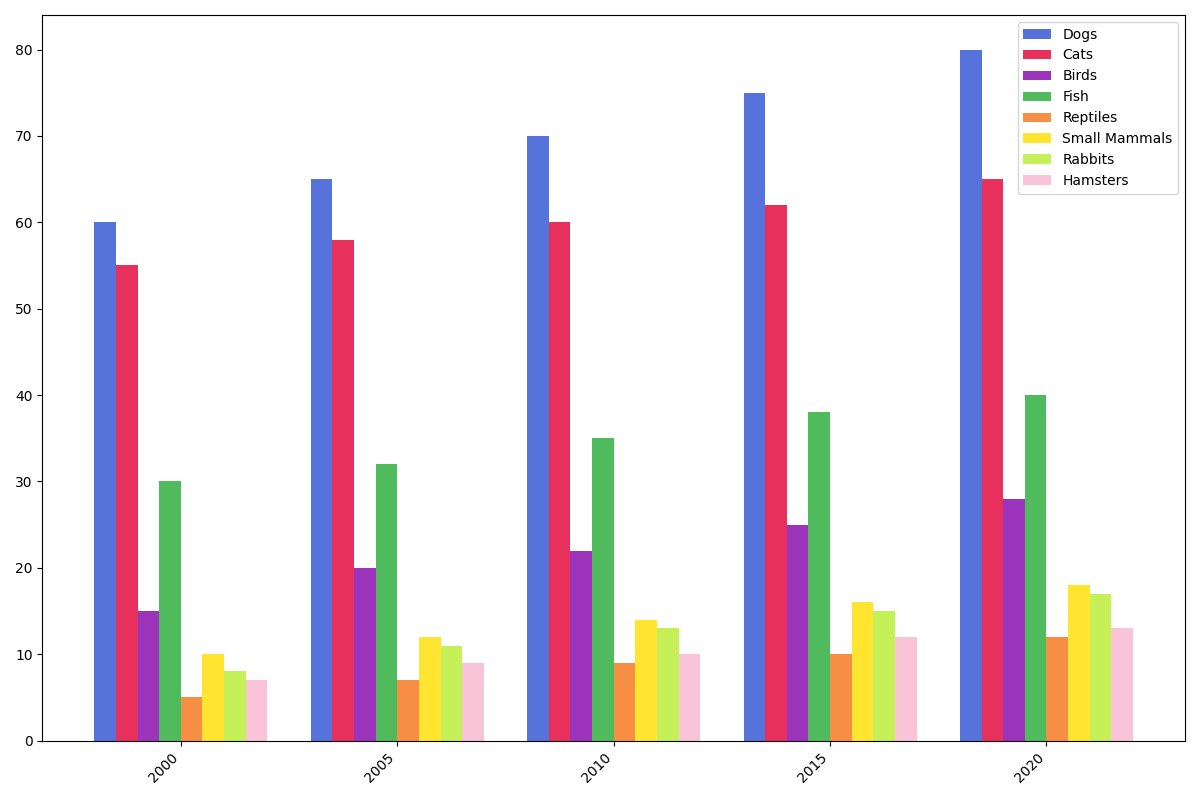

Python code for this plot:
import numpy as np
import matplotlib.pyplot as plt

years = np.array(['2000', '2005', '2010', '2015', '2020'])
dogs = np.array([60, 65, 70, 75, 80])
cats = np.array([55, 58, 60, 62, 65])
birds = np.array([15, 20, 22, 25, 28])
fish = np.array([30, 32, 35, 38, 40])
reptiles = np.array([5, 7, 9, 10, 12])
small_mammals = np.array([10, 12, 14, 16, 18])
rabbits = np.array([8, 11, 13, 15, 17])
hamsters = np.array([7, 9, 10, 12, 13])

# Updated colors
colors = ['#4363d8', '#e6194b', '#911eb4', '#3cb44b', '#f58231', '#ffe119', '#bfef45', '#fabed4']

bar_width = 0.10
x = np.arange(len(years))

fig, ax = plt.subplots(figsize=(12, 8))

ax.bar(x - bar_width * 3.5, dogs, width=bar_width, color=colors[0], alpha=0.9, label='Dogs')
ax.bar(x - bar_width * 2.5, cats, width=bar_width, color=colors[1], alpha=0.9, label='Cats')
ax.bar(x - bar_width * 1.5, birds, width=bar_width, color=colors[2], alpha=0.9, label='Birds')
ax.bar(x - bar_width * 0.5, fish, width=bar_width, color=colors[3], alpha=0.9, label='Fish')
ax.bar(x + bar_width * 0.5, reptiles, width=bar_width, color=colors[4], alpha=0.9, label='Reptiles')
ax.bar(x + bar_width * 1.5, small_mammals, width=bar_width, color=colors[5], alpha=0.9, label='Small Mammals')
ax.bar(x + bar_width * 2.5, rabbits, width=bar_width, color=colors[6], alpha=0.9, label='Rabbits')
ax.bar(x + bar_width * 3.5, hamsters, width=bar_width, color=colors[7], alpha=0.9, label='Hamsters')

ax.set_xticks(x)
ax.set_xticklabels(years, rotation=45, ha='right')

ax.legend()

plt.tight_layout()
plt.show()
